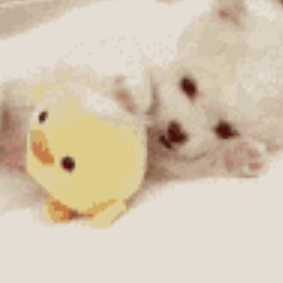
#> input picture EXAMPLE.png, 283 x 283 px
$ python -i index.py   (imports and definitions only)
#> lines starting #> are read from the running program, lines starting #| are printed output that depends on the picture
from PIL import Image
import numpy as np
import os
import glob
import pyperclip

def rgb_to_color_char(r, g, b, correct_from=None, correct_to=None):
    """Convert RGB values to the closest color character from the palette."""
    # Define the color palette (RGB values) - improved for better accuracy
    colors = {
        '0': (0, 0, 0),      # Black
        '1': (255, 255, 255), # White
        'r': (255, 0, 0),     # Red
        'o': (255, 165, 0),   # Orange
        'y': (255, 255, 0),   # Yellow
        'g': (0, 255, 0),     # Green
        'b': (0, 0, 255),     # Blue
        't': (0, 255, 255),   # Teal (cyan) - changed to be more distinct from green
        'p': (255, 0, 255)    # Purple (magenta) - changed to be more distinct
    }

    # Use HSV color space for better color matching
    def rgb_to_hsv(r, g, b):
        r, g, b = r/255.0, g/255.0, b/255.0
        max_val = max(r, g, b)
        min_val = min(r, g, b)
        diff = max_val - min_val

        if max_val == min_val:
            h = 0
        elif max_val == r:
            h = (60 * ((g-b)/diff) + 360) % 360
        elif max_val == g:
            h = (60 * ((b-r)/diff) + 120) % 360
        else:
            h = (60 * ((r-g)/diff) + 240) % 360

        s = 0 if max_val == 0 else diff / max_val
        v = max_val
        return h, s, v

    # Convert target color to HSV
    target_h, target_s, target_v = rgb_to_hsv(r, g, b)

    # If correction is set, check if this pixel should be corrected
    if correct_from and correct_to and correct_from in colors and correct_to in colors:
        correct_from_r, correct_from_g, correct_from_b = colors[correct_from]
        correct_from_h, correct_from_s, correct_from_v = rgb_to_hsv(correct_from_r, correct_from_g, correct_from_b)

        # Calculate distance to the color we want to correct from
        correct_distance = ((target_h - correct_from_h) ** 2 +
                           (target_s - correct_from_s) ** 2 +
                           (target_v - correct_from_v) ** 2) ** 0.5

        # If pixel is close to the color we want to correct from, convert it to the target color
        if correct_distance < 0.4:  # Threshold for color correction
            return correct_to

    # Define HSV ranges for each color - improved to better distinguish purple from blue
    color_ranges = {
        '0': {'h_range': None, 's_range': (0, 0.1), 'v_range': (0, 0.2)},  # Black
        '1': {'h_range': None, 's_range': (0, 0.1), 'v_range': (0.8, 1.0)}, # White
        'r': {'h_range': (330, 30), 's_range': (0.3, 1.0), 'v_range': (0.3, 1.0)},  # Red
        'o': {'h_range': (15, 45), 's_range': (0.3, 1.0), 'v_range': (0.3, 1.0)},   # Orange
        'y': {'h_range': (45, 75), 's_range': (0.3, 1.0), 'v_range': (0.3, 1.0)},   # Yellow
        'g': {'h_range': (75, 165), 's_range': (0.3, 1.0), 'v_range': (0.3, 1.0)},  # Green
        'b': {'h_range': (195, 255), 's_range': (0.3, 1.0), 'v_range': (0.3, 1.0)}, # Blue (narrowed range)
        't': {'h_range': (165, 195), 's_range': (0.3, 1.0), 'v_range': (0.3, 1.0)}, # Teal
        'p': {'h_range': (255, 330), 's_range': (0.3, 1.0), 'v_range': (0.3, 1.0)}  # Purple (adjusted range)
    }

    # Check if color matches any specific range
    for char, ranges in color_ranges.items():
        h_match = True
        s_match = ranges['s_range'][0] <= target_s <= ranges['s_range'][1]
        v_match = ranges['v_range'][0] <= target_v <= ranges['v_range'][1]

        if ranges['h_range'] is not None:
            h_min, h_max = ranges['h_range']
            if h_min <= h_max:
                h_match = h_min <= target_h <= h_max
            else:  # Handle wraparound (like red: 330-30)
                h_match = target_h >= h_min or target_h <= h_max

        if h_match and s_match and v_match:
            # If correction is set and this color is close to the color we want to correct from, use correction
            if correct_from and correct_to and correct_from != char:
                correct_from_r, correct_from_g, correct_from_b = colors[correct_from]
                correct_from_h, correct_from_s, correct_from_v = rgb_to_hsv(correct_from_r, correct_from_g, correct_from_b)
                current_r, current_g, current_b = colors[char]
                current_h, current_s, current_v = rgb_to_hsv(current_r, current_g, current_b)

                # Check if current color is close to the color we want to correct from
                color_distance = ((current_h - correct_from_h) ** 2 +
                                (current_s - correct_from_s) ** 2 +
                                (current_v - correct_from_v) ** 2) ** 0.5

                if color_distance < 0.4:  # If colors are similar, use correction
                    return correct_to
            return char

    # Fallback to distance-based matching for edge cases
    min_distance = float('inf')
    closest_color = '0'

    for char, (cr, cg, cb) in colors.items():
        distance = ((r - cr) ** 2 + (g - cg) ** 2 + (b - cb) ** 2) ** 0.5
        if distance < min_distance:
            min_distance = distance
            closest_color = char

    # Final correction check - if correction color is somewhat close, use it
    if correct_from and correct_to and correct_from != closest_color:
        correct_from_r, correct_from_g, correct_from_b = colors[correct_from]
        correct_distance = ((r - correct_from_r) ** 2 + (g - correct_from_g) ** 2 + (b - correct_from_b) ** 2) ** 0.5
        if correct_distance < min_distance * 1.5:  # Allow correction if it's not too far off
            return correct_to

    return closest_color

def image_to_string(image_path, width=50, height=50, correct_from=None, correct_to=None):
    """Convert an image to a string representation using the specified color palette."""
#> called with image_path = 'EXAMPLE.png', width = 50, height = 50
    try:
        # Open and resize the image
        img = Image.open(image_path)
#> img is the input picture: PIL image 283x283 RGBA; mean R, G, B, A 213.6, 199.5, 178.4, 255
        img = img.resize((width, height))
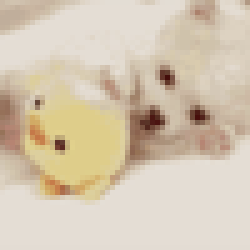
#> img: PIL image 50x50 RGBA (shown 5 times larger); mean R, G, B, A 213.6, 199.5, 178.4, 255; transparent parts drawn white

        # Convert to RGB if it's not already, handling transparency
        if img.mode in ('RGBA', 'LA', 'P'):
            # Create a white background
            background = Image.new('RGB', img.size, (255, 255, 255))
#> background: PIL image 50x50 RGB; every value is 255
            if img.mode == 'P':
                img = img.convert('RGBA')
            background.paste(img, mask=img.split()[-1] if img.mode == 'RGBA' else None)
            img = background
        elif img.mode != 'RGB':
            img = img.convert('RGB')

        # Convert to numpy array for easier processing
        img_array = np.array(img)

        # Convert each pixel to a color character
        result = ""
        for y in range(height):
            for x in range(width):
                r, g, b = img_array[y, x]
                result += rgb_to_color_char(r, g, b, correct_from, correct_to)

        return result

    except Exception as e:
        print(f"Error processing image: {e}")
        return None

# [122 lines left out: functions get_available_images, complete_image_name, main, not called in this run]

# [2 lines not run here, left out]

>>> result = image_to_string('EXAMPLE.png')
